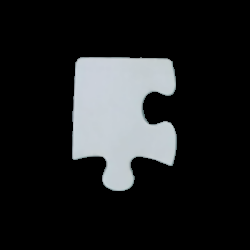
#> input picture 01_study/05_奈良高専方式/solver/libs/01_01.bmp, 250 x 250 px
$ python -i piece.py   (imports and definitions only)   (older library calls are emulated)
#> lines starting #> are read from the running program, lines starting #| are printed output that depends on the picture; after the words box and inside, x2 and y2 are one past the last pixel; in counts of white or black regions, pixels touching at a corner belong together
# -*- coding: utf-8 -*-
"""
Created on Wed Dec 27 16:17:43 2017

@author: p000495138
"""

import numpy as np
from scipy import interpolate
import cv2
import edge
import shapetype
import importlib
# [2 lines not run here, left out]

"""
################
1ピースの事前処理
################
"""
class Piece():
    def __init__(self,img):
        self.img = img[40:-40,40:-40]

    #%% ピース計算
    def get_pieceinfo(self):
        """
        Parameters
        ----------
        img　       : 画像

        Returns
        -------
        binary_img  ：　2値化した画像(numpy配列)
        size        ：　画像サイズ(リスト)
        contour_np  ：　輪郭(numpy配列)
        corner      ：　4箇所の角の座標(リスト)
        corner_idx  ：　4箇所の角のインデックス
        edges       : 各辺のオブジェクト

        """

        #2値化データ
        self.binary_img = self._get_binaryimg(self.img)
        self.img_size = self.binary_img.shape

        #輪郭データ
        self.contour_np = self._detect_contour(self.binary_img)

        #スプライン補間
        self.contour_sp = self._bspline(self.contour_np,1,1)

        #4箇所の角のデータ
        self.corner_idx, self.corner = self._detect_4corner(self.contour_sp, self.img_size, margin=20)

        #各辺の情報取得
        self.edges = edge.Edge(self.contour_sp, self.corner_idx)
        self.edges.get_edgeinfo()

        #形状種類の取得
        self.shapetype = shapetype.ShapeType(self.edges.curves_tf)
        self.shapetype.get_typeinfo()


    #%% 2値化
    def _get_binaryimg(self,img):
        """
        Parameters
        ----------
        img : 画像

        Returns
        -------
        binary_img　: 2値化画像
        """
        #画像を読んで2値化
        img2 = cv2.cvtColor(img, cv2.COLOR_BGR2GRAY)
        _, binary_img = cv2.threshold(img2, 150, 255, cv2.THRESH_BINARY)

        return binary_img

    #%% モルフォロジー処理
    def _calc_morphology(self,img):
        """
        Parameters
        ----------
        img : モノクロ画像

        Returns
        -------
        morph_img　: 変換後画像
        """
        #画像を読んで2値化
        kernel = np.ones((10,10),np.uint8)
        img2 = cv2.morphologyEx(img, cv2.MORPH_OPEN, kernel)

        return img2

    #%%B-spline/Aperiodic
    def _bspline(self, data, k=3, num=5):
        """
        Parameters
        ----------
        data　: 輪郭のnumpy配列[x,y]
        k　　　 ： スプライン近似の次数
        num　　:　スプライン実施回数

        """

        x=data[:,0]
        y=data[:,1]

        for i in range(num):
            t = range(len(x))
            ipl_t = np.linspace(0.0, len(x) - 1, 100)

            x_tup = interpolate.splrep(t, x, k=k)
            y_tup = interpolate.splrep(t, y, k=k)

            x_list = list(x_tup)
            xl = x.tolist()
            x_list[1] = xl + [0.0, 0.0, 0.0, 0.0]

            y_list = list(y_tup)
            yl = y.tolist()
            y_list[1] = yl + [0.0, 0.0, 0.0, 0.0]

            x_i = interpolate.splev(ipl_t, x_list)
            y_i = interpolate.splev(ipl_t, y_list)

            x=x_i
            y=y_i

        res = np.c_[x_i,y_i]

        return res

    #%% 輪郭取得
    def _detect_contour(self,binary_img):
        """
        Parameters
        ----------
        binary_img : 2値化画像

        Returns
        -------
        contour_np　: 輪郭のnumpy配列[x,y]
        """

        #輪郭画素抽出
        _, contours, hierarchy = cv2.findContours(binary_img, cv2.RETR_CCOMP, cv2.CHAIN_APPROX_NONE )
        contour = contours[0][:,0,:]
        #cv2.CHAIN_APPROX_SIMPLE
        #cv2.CHAIN_APPROX_NONE
        #cv2.CHAIN_APPROX_TC89_L1
        #cv2.CHAIN_APPROX_TC89_KCOS

        #numpy 配列
        contour_np = np.array(contour)

        return contour_np

    #%% 4箇所の角取得
    def _detect_4corner(self,contour_np, img_size=(0,0),margin=20):
        """
        Parameters
        ----------
        contour_np　: 輪郭のnumpy配列[x,y]
        img_size   ：　画像サイズのタプル(x,y)
        margin　　　　： 誤検知よけのマージン

        Returns
        -------
        corner_idx　：　4つ角のインデックスのリスト

        Notes
        -------
        輪郭座標の画像の4隅までの距離を計算する。
        近いものを角と認識させる。ただし画像の中央部を誤検出除けする。
        """

        con = contour_np

        #画像サイズ
        xlen = img_size[0]
        ylen = img_size[1]

        #画像の4隅までの距離を計算
        f_dist = np.linalg.norm #距離計算
        len1 = f_dist(con - [0,0]        ,axis=1)
        len2 = f_dist(con - [xlen,0]     ,axis=1)
        len3 = f_dist(con - [0,ylen]     ,axis=1)
        len4 = f_dist(con - [xlen,ylen]  ,axis=1)

        #中央付近の座標を消す
        #まずブール計算してから除去する
        xcen = np.int32(xlen/2)
        ycen = np.int32(ylen/2)
        x_bool = ((xcen - margin)>con[:,0]) | ((xcen + margin)<con[:,0])
        y_bool = ((ycen - margin)>con[:,1]) | ((ycen + margin)<con[:,1])
        xy_bool = x_bool & y_bool

        #除去する部分に大きいい値を加える
        xy_bool2 = ~xy_bool * 300
        len1 = len1+xy_bool2
        len2 = len2+xy_bool2
        len3 = len3+xy_bool2
        len4 = len4+xy_bool2

        #距離が最小となる4つのインデックスを抽出
        idx1 = np.argmin(len1)
        idx2 = np.argmin(len2)
        idx3 = np.argmin(len3)
        idx4 = np.argmin(len4)

        corner_idx = [idx1,idx2,idx3,idx4]

        #ソートする。重要!!!
        corner_idx.sort()
        #print(corner_idx)

        #4角の座標
        corner = contour_np[corner_idx,:]

        return corner_idx, corner

>>> import cv2
>>> picture = cv2.imread('01_01.bmp')
#> picture is the input picture: shape (250, 250, 3); mean B, G, R 34.7, 33.7, 32.3
>>> result = Piece(picture).get_pieceinfo()
#> in __init__, `self.img = img[40:-40,40:-40]`:
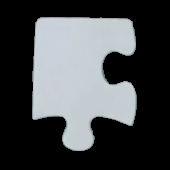
#> self.img: shape (170, 170, 3); mean B, G, R 74.9, 72.9, 69.9
#> in _get_binaryimg, `_, binary_img = cv2.threshold(img2, 150, 255, cv2.THRESH_BINARY)`:
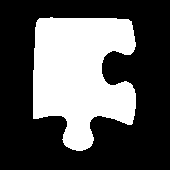
#> binary_img: shape (170, 170); 34.6% white; 1 white region
#> in _detect_contour, `_, contours, hierarchy = cv2.findContours(binary_img, cv2.RETR_CCOMP, ..`: contours = 1 contour; box (x1, y1, x2, y2) and area: (33, 17, 136, 151) 9754
#> in _detect_contour, `contour = contours[0][:,0,:]`: contour = 493 pairs, first value 33 to 135, second value 17 to 150
#> in _detect_contour, `contour_np = np.array(contour)`: contour_np has the same summary as contour
#> in get_pieceinfo, `self.contour_np = self._detect_contour(self.binary_img)`: self.contour_np has the same summary as contour in _detect_contour
#> in _bspline, `x=data[:,0]`: x = 493 values, max 135 at index 278, min 33 at index 63, mean 84.72
#> in _bspline, `y=data[:,1]`: y = 493 values, max 150 at index 181, min 17 at index 0, mean 77.9
#> in _bspline, `res = np.c_[x_i,y_i]`: res = 100 pairs, first value 33 to 135, second value 17 to 150
#> in get_pieceinfo, `self.contour_sp = self._bspline(self.contour_np,1,1)`: self.contour_sp has the same summary as res in _bspline
#> in _detect_4corner, `con = contour_np`: con has the same summary as res in _bspline
#> in _detect_4corner, `len1 = f_dist(con - [0,0]        ,axis=1)`: len1 = 100 values, max 180.2 at index 53, min 42.22 at index 3, mean 121.8
#> in _detect_4corner, `len2 = f_dist(con - [xlen,0]     ,axis=1)`: len2 = 100 values, max 179.7 at index 22, min 44.72 at index 83, mean 122.3
#> in _detect_4corner, `len3 = f_dist(con - [0,ylen]     ,axis=1)`: len3 = 100 values, max 198.1 at index 83, min 63 at index 22, mean 131.7
#> in _detect_4corner, `len4 = f_dist(con - [xlen,ylen]  ,axis=1)`: len4 = 100 values, max 200 at index 2, min 60.75 at index 53, mean 132.5
#> in _detect_4corner, `xy_bool2 = ~xy_bool * 300`: xy_bool2 = 100 values, max 300 at index 12, min 0 at index 0, mean 141
#> in _detect_4corner, `len1 = len1+xy_bool2`: len1 = 100 values, max 471.7 at index 39, min 42.22 at index 3, mean 262.8
#> in _detect_4corner, `len2 = len2+xy_bool2`: len2 = 100 values, max 478.4 at index 35, min 44.72 at index 83, mean 263.3
#> in _detect_4corner, `len3 = len3+xy_bool2`: len3 = 100 values, max 482.3 at index 89, min 63 at index 22, mean 272.7
#> in _detect_4corner, `len4 = len4+xy_bool2`: len4 = 100 values, max 484.2 at index 96, min 60.75 at index 53, mean 273.5
#> in _detect_4corner, `idx1 = np.argmin(len1)`: idx1 = 3
#> in _detect_4corner, `idx2 = np.argmin(len2)`: idx2 = 83
#> in _detect_4corner, `idx3 = np.argmin(len3)`: idx3 = 22
#> in _detect_4corner, `idx4 = np.argmin(len4)`: idx4 = 53
#> in _detect_4corner, `corner_idx = [idx1,idx2,idx3,idx4]`: corner_idx = [3, 83, 22, 53]
#> in _detect_4corner, `corner = contour_np[corner_idx,:]`: corner = [[36.09, 21.91], [33, 116.3], [132, 122.6], [130.5, 21]]
#> in get_pieceinfo, `self.corner_idx, self.corner = self._detect_4corner(self.contour_sp, s..`: self.corner_idx = [3, 22, 53, 83]; self.corner has the same summary as corner in _detect_4corner
#> (the run stopped early here; a loop or call above may not have finished)
